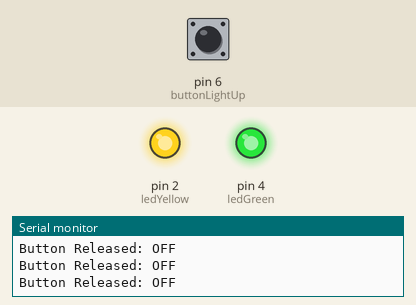
This sketch was run on a simulated Arduino Uno, built with avr-gcc and run on an emulated ATmega328P. Parts: output pins drawn as LEDs (lit = HIGH), the last lines printed to the serial monitor. Dashed ring = blinking. The inputs (shaded band) are chosen by the test bench; at power-on: pin 6 (buttonLightUp) HIGH.

Above: at 1.2 s.
1.3 s: pin 6 (buttonLightUp) pulled LOW for 1 s
At 1.63 s:
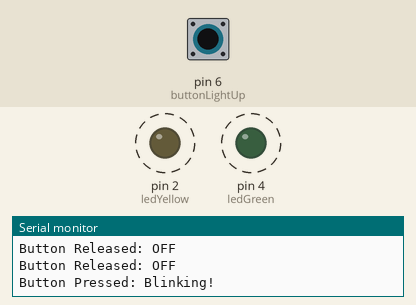
4.3 s: pin 6 (buttonLightUp) pulled LOW for 0.15 s
At 4.64 s:
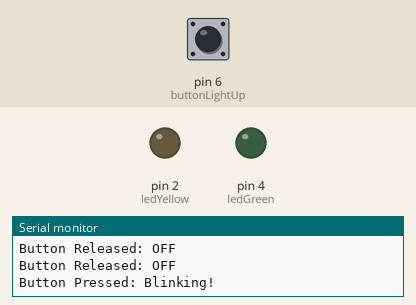
7.4 s: pin 6 (buttonLightUp) pulsed LOW 2 times (0.12 s each, 0.3 s apart)
At 8.7 s:
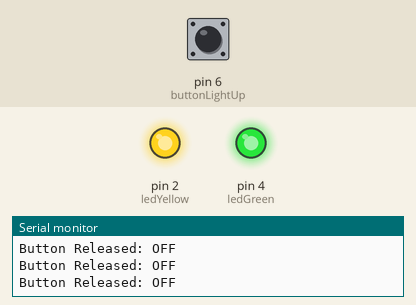
11.0 s: pin 6 (buttonLightUp) pulsed LOW 2 times (0.12 s each, 0.3 s apart)
At 11.34 s:
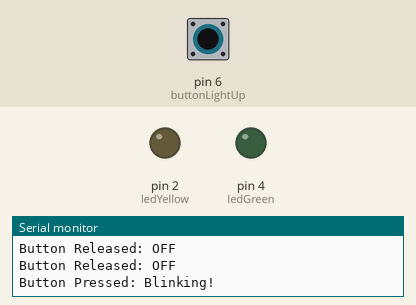
Timing chart, 0 to 14.0 s (numbered marks = the images above; inputs shaded):
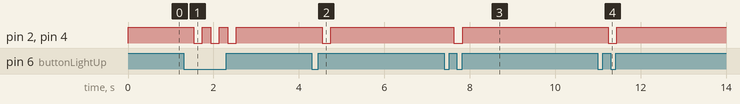

Measured:
- after the input at 1.3 s, pin 2 (ledYellow), pin 4 (ledGreen): alternates HIGH for 0.20 s and LOW for 0.20 s, 6 changes in all, then stays HIGH, starting after 0.23 s
- after the input at 4.3 s, pin 2 (ledYellow), pin 4 (ledGreen): HIGH → LOW after 0.25 s, → HIGH 0.20 s later
- after the input at 7.4 s, pin 2 (ledYellow), pin 4 (ledGreen): HIGH → LOW after 0.23 s, → HIGH 0.20 s later
- after the input at 11.0 s, pin 2 (ledYellow), pin 4 (ledGreen): HIGH → LOW after 0.24 s, → HIGH 0.20 s later

The sketch:

tl_challenge2.ino
```cpp
#define ledYellow 2
#define ledGreen 4
#define buttonLightUp 6
// Challenge 2 : posisi lampu awal menyala, tombol ditekan lampu berkedip
void setup() {
    Serial.begin(9600); // Baud rate monitoring log input
    pinMode(buttonLightUp, INPUT_PULLUP); // Gunakan internal pull-up resistor
    pinMode(ledYellow, OUTPUT);
    pinMode(ledGreen, OUTPUT);

    // Set posisi awal lampu menyala
    digitalWrite(ledYellow, HIGH);
    digitalWrite(ledGreen, HIGH);
}

void loop() {
    int isButtonLightPressed = digitalRead(buttonLightUp);

    if (isButtonLightPressed == LOW) { // Tombol ditekan
        Serial.println("Button Pressed: Blinking!");

        // Lampu berkedip selama tombol ditekan
        digitalWrite(ledYellow, HIGH);
        digitalWrite(ledGreen, HIGH);
        delay(200);
        digitalWrite(ledYellow, LOW);
        digitalWrite(ledGreen, LOW);
        delay(200);
    } else {
        Serial.println("Button Released: OFF");
        // Kembali ke posisi awal (lampu menyala terus)
        digitalWrite(ledYellow, HIGH);
        digitalWrite(ledGreen, HIGH);
    }
}
```
